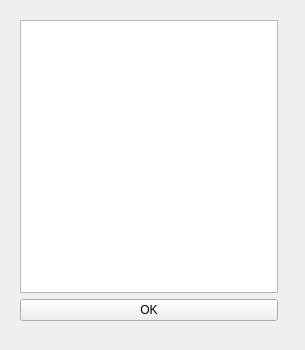
<?xml version="1.0" encoding="UTF-8"?>
<ui version="4.0">
 <class>Form_task</class>
 <widget class="QWidget" name="Form_task">
  <property name="geometry">
   <rect>
    <x>0</x>
    <y>0</y>
    <width>305</width>
    <height>350</height>
   </rect>
  </property>
  <property name="windowTitle">
   <string>Form</string>
  </property>
  <widget class="QWidget" name="verticalLayoutWidget">
   <property name="geometry">
    <rect>
     <x>20</x>
     <y>20</y>
     <width>258</width>
     <height>301</height>
    </rect>
   </property>
   <layout class="QVBoxLayout" name="verticalLayout">
    <item>
     <widget class="QTextBrowser" name="textBrowser_task"/>
    </item>
    <item>
     <widget class="QPushButton" name="pushButton_ok">
      <property name="text">
       <string>OK</string>
      </property>
     </widget>
    </item>
   </layout>
  </widget>
 </widget>
 <resources/>
 <connections/>
</ui>
